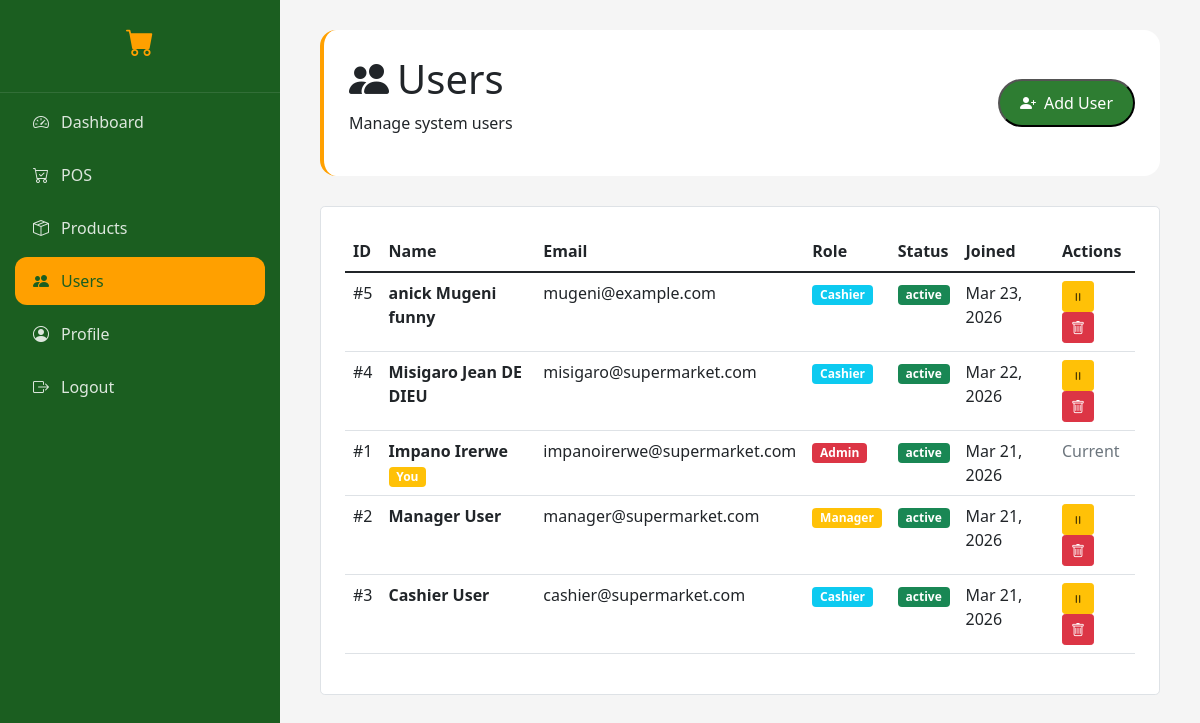
/users.php (signed in), run on the app's committed database.
### tables this page shows
CREATE TABLE `users` (
  `id` int(11) NOT NULL,
  `name` varchar(100) NOT NULL,
  `email` varchar(100) NOT NULL,
  `password` varchar(255) NOT NULL,
  `role` enum('admin','manager','cashier') DEFAULT 'cashier',
  `status` enum('active','inactive') DEFAULT 'active',
  `last_login` timestamp NULL DEFAULT NULL,
  `created_at` timestamp NOT NULL DEFAULT current_timestamp(),
  `updated_at` timestamp NULL DEFAULT NULL ON UPDATE current_timestamp()
);

### users.php (the view, shortened to what this page needs)
<?php
require_once 'config.php';
$users = $pdo->query("SELECT * FROM users ORDER BY created_at DESC")->fetchAll();
?>
<!DOCTYPE html>
<html lang="en">
<head>
    <link href="https://cdn.jsdelivr.net/npm/bootstrap@5.1.3/dist/css/bootstrap.min.css" rel="stylesheet">
    <link rel="stylesheet" href="https://cdn.jsdelivr.net/npm/bootstrap-icons@1.8.1/font/bootstrap-icons.css">
</head>
<body>
    <div class="app-wrapper">
        <div class="sidebar">
            <div class="sidebar-brand">
                <h3><i class="bi bi-cart-fill"></i></h3>
            </div>
            <ul class="nav-menu">
                <li class="nav-item"><a href="dashboard.php" class="nav-link"><i class="bi bi-speedometer2"></i><span>Dashboard</span></a></li>
                <li class="nav-item"><a href="pos.php" class="nav-link"><i class="bi bi-cart-check"></i><span>POS</span></a></li>
                <li class="nav-item"><a href="products.php" class="nav-link"><i class="bi bi-box-seam"></i><span>Products</span></a></li>
                <li class="nav-item"><a href="users.php" class="nav-link active"><i class="bi bi-people-fill"></i><span>Users</span></a></li>
                <li class="nav-item"><a href="profile.php" class="nav-link"><i class="bi bi-person-circle"></i><span>Profile</span></a></li>
                <li class="nav-item"><a href="logout.php" class="nav-link"><i class="bi bi-box-arrow-right"></i><span>Logout</span></a></li>
            </ul>
        </div>
        <div class="main-content">
            <div class="page-header d-flex justify-content-between align-items-center">
                <div>
                    <h1><i class="bi bi-people-fill me-2"></i>Users</h1>
                    <p>Manage system users</p>
                </div>
                <button class="btn-primary-custom" data-bs-toggle="modal" data-bs-target="#userModal"><i class="bi bi-person-plus-fill me-2"></i>Add User</button>
            </div>
            <div class="bg-white rounded-3 p-4 border">
                <table class="table table-hover">
                    <thead>
                        <tr>
                            <th>ID</th>
                            <th>Name</th>
                            <th>Email</th>
                            <th>Role</th>
                            <th>Status</th>
                            <th>Joined</th>
                            <th>Actions</th>
                        </tr>
                    </thead>
                    <tbody>
                        <?php foreach ($users as $u): ?>
                            <tr>
                                <td>#<?php echo $u['id']; ?></td>
                                <td><strong><?php echo htmlspecialchars($u['name']); ?></strong><?php if ($u['id'] == $_SESSION['user_id']): ?> <span class="badge bg-warning">You</span><?php endif; ?></td>
                                <td><?php echo $u['email']; ?></td>
                                <td><span class="badge bg-<?php echo $u['role'] == 'admin' ? 'danger' : ($u['role'] == 'manager' ? 'warning' : 'info'); ?>"><?php echo ucfirst($u['role']); ?></span></td>
                                <td><span class="badge bg-<?php echo $u['status'] == 'active' ? 'success' : 'secondary'; ?>"><?php echo $u['status']; ?></span></td>
                                <td><?php echo date('M d, Y', strtotime($u['created_at'])); ?></td>
                                <td>
                                    <?php if ($u['id'] != $_SESSION['user_id']): ?>
                                        <a href="?toggle=<?php echo $u['id']; ?>" class="btn btn-sm btn-warning"><i class="bi bi-<?php echo $u['status'] == 'active' ? 'pause' : 'play'; ?>"></i></a>
                                        <a href="?delete=<?php echo $u['id']; ?>" class="btn btn-sm btn-danger" onclick="return confirm('Delete this user?')"><i class="bi bi-trash"></i></a>
                                    <?php else: ?>
                                        <span class="text-muted">Current</span>
                                    <?php endif; ?>
                                </td>
                            </tr>
                        <?php endforeach; ?>
                    </tbody>
                </table>
            </div>
        </div>
    </div>
</body>
</html>

### users.php (style rules this page uses)
* { margin: 0; padding: 0; box-sizing: border-box; }
body { background: #F5F5F5; font-family: 'Segoe UI', sans-serif; }
.app-wrapper { display: flex; min-height: 100vh; }
.sidebar { width: 280px; background: #1B5E20; position: fixed; height: 100vh; left: 0; top: 0; overflow-y: auto; }
.sidebar-brand { padding: 25px 20px; text-align: center; border-bottom: 1px solid rgba(255, 255, 255, 0.1); }
.sidebar-brand h3 { color: #FFA000; font-weight: 700; }
.nav-menu { list-style: none; padding: 0; margin: 0; }
.nav-item { margin: 5px 15px; }
.nav-link { display: flex; align-items: center; padding: 12px 18px; color: rgba(255, 255, 255, 0.85); text-decoration: none; border-radius: 12px; gap: 12px; }
.nav-link.active { background: #FFA000; color: #1B5E20; }
.main-content { flex: 1; margin-left: 280px; padding: 30px 40px; }
.page-header { background: white; border-radius: 16px; padding: 25px; margin-bottom: 30px; border-left: 4px solid #FFA000; }
.btn-primary-custom { background: #2E7D32; color: white; padding: 10px 20px; border-radius: 50px; text-decoration: none; }

### data on the page
users: id "5", name "anick Mugeni funny", email "mugeni@example.com", role "Cashier", status "active", created_at "Mar 23, 2026"
users: id "4", name "Misigaro Jean DE DIEU", email "misigaro@supermarket.com", role "Cashier", status "active", created_at "Mar 22, 2026"
users: id "1", name "Impano Irerwe", shows "You", email "impanoirerwe@supermarket.com", role "Admin", status "active", created_at "Mar 21, 2026", shows "Current"
users: id "2", name "Manager User", email "manager@supermarket.com", role "Manager", status "active", created_at "Mar 21, 2026"
users: id "3", name "Cashier User", email "cashier@supermarket.com", role "Cashier", status "active", created_at "Mar 21, 2026"
